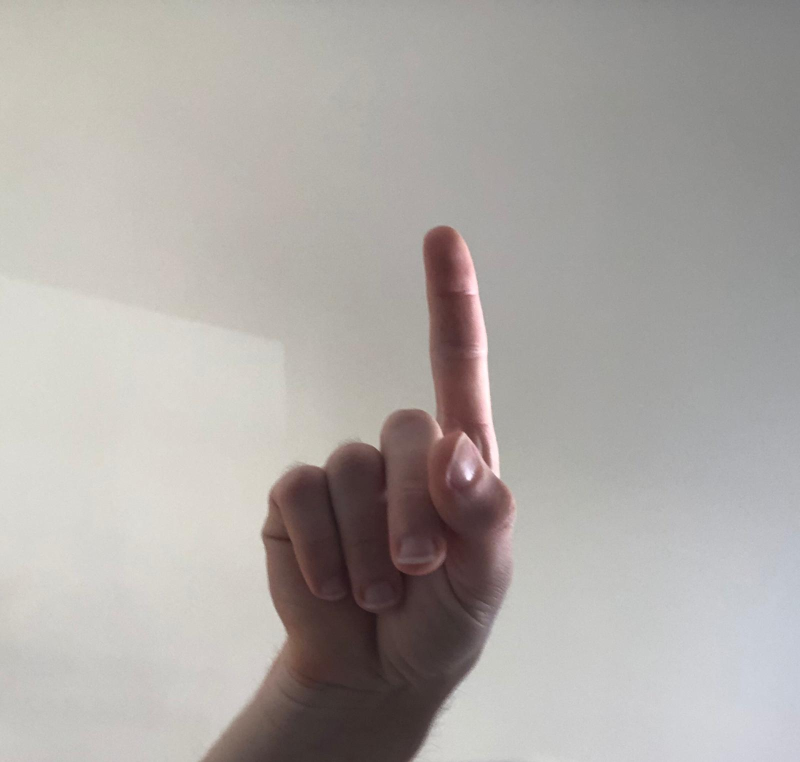
#> input picture SpongeImg/hand3.jpeg, 1600 x 1524 px, found by its file name (shown at 1/2 size)
$ python CannyEdgeDetection.py
#> lines starting #> are read from the running program, lines starting #| are printed output that depends on the picture; after the words box and inside, x2 and y2 are one past the last pixel; in counts of white or black regions, pixels touching at a corner belong together
import cv2
import numpy as np
from matplotlib import pyplot as plt

img=cv2.imread('C:\\Users\\USER\\Desktop\\AirDraw\\SpongeImg\\hand3.jpeg',0)
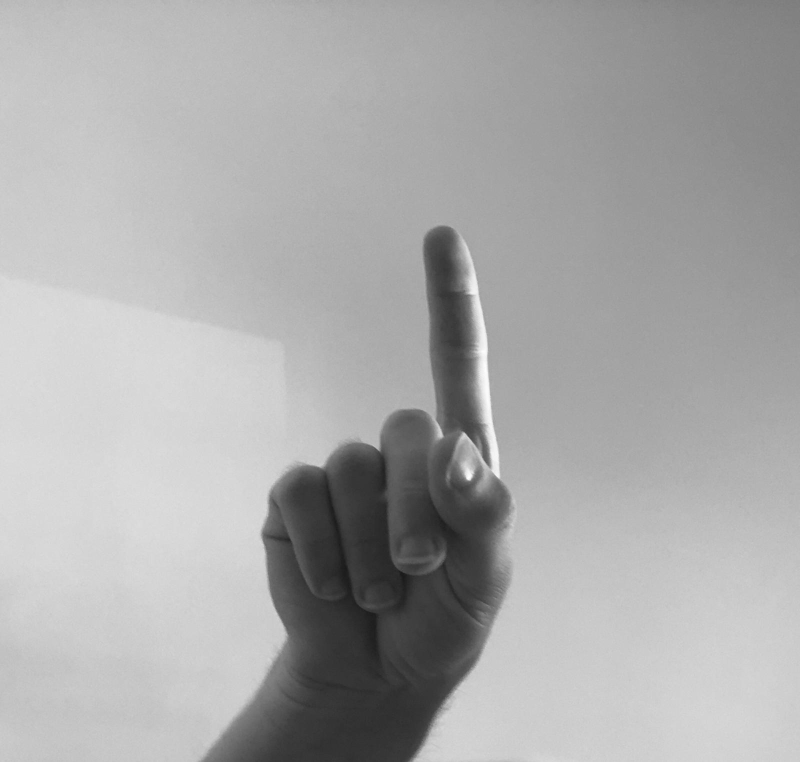
#> img: shape (1524, 1600) (shown at 1/2 size); min 24, max 254, mean 170.1
edges=cv2.Canny(img,100,100)
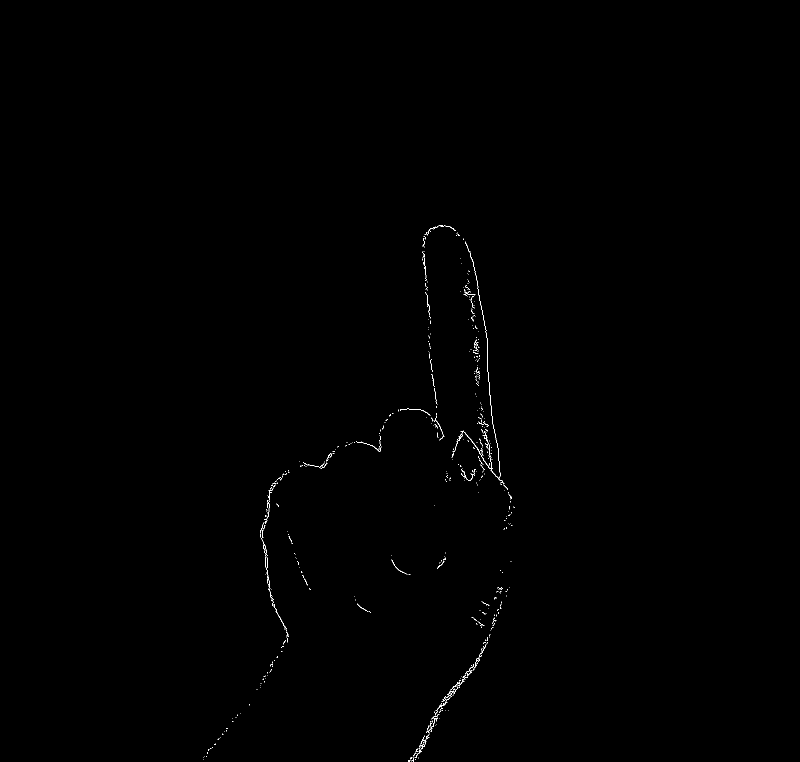
#> edges: shape (1524, 1600) (shown at 1/2 size); 0.19% white in thin lines or dots, all inside (x1, y1, x2, y2) = (406, 450, 1029, 1524)
img_resized=cv2.resize(img,(300,300))
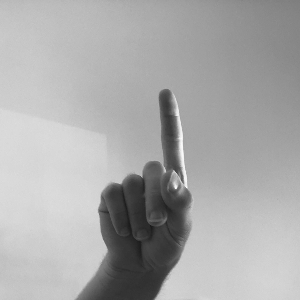
#> img_resized: shape (300, 300); min 27, max 252, mean 170


_minVal=0
_maxVal=0
windowTrack=cv2.namedWindow('tracker')

#windowTrack1=cv2.namedWindow('tracker1')

def on_trackbarMin(val):
    _minVal=val
    edges = cv2.Canny(img_resized,_minVal,_maxVal)
    cv2.imshow(windowTrack,edges)


def on_trackbarMax(val):
    _maxVal=val
    edges = cv2.Canny(img_resized,_minVal,_maxVal)
    cv2.imshow(windowTrack,edges)

cv2.createTrackbar('maxValTrack','tracker',100,1000,on_trackbarMax)
cv2.createTrackbar('minValTrack','tracker',100,1000,on_trackbarMin)


plt.subplot(121),plt.imshow(img,cmap='gray')
plt.title('originalImage'),plt.xticks([]),plt.yticks([])
plt.subplot(122),plt.imshow(edges,cmap='gray')
plt.title('EdgeImage'),plt.xticks([]),plt.yticks([])
plt.show()
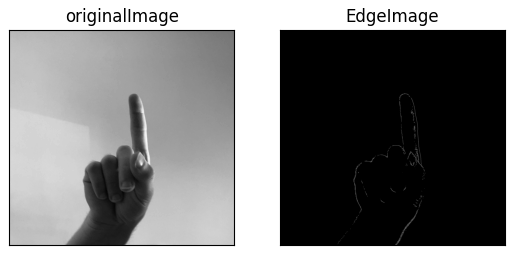
#> figure drawn by matplotlib, 2 panels

$ run again, with SpongeImg/hand2.jpeg copied over SpongeImg/hand3.jpeg
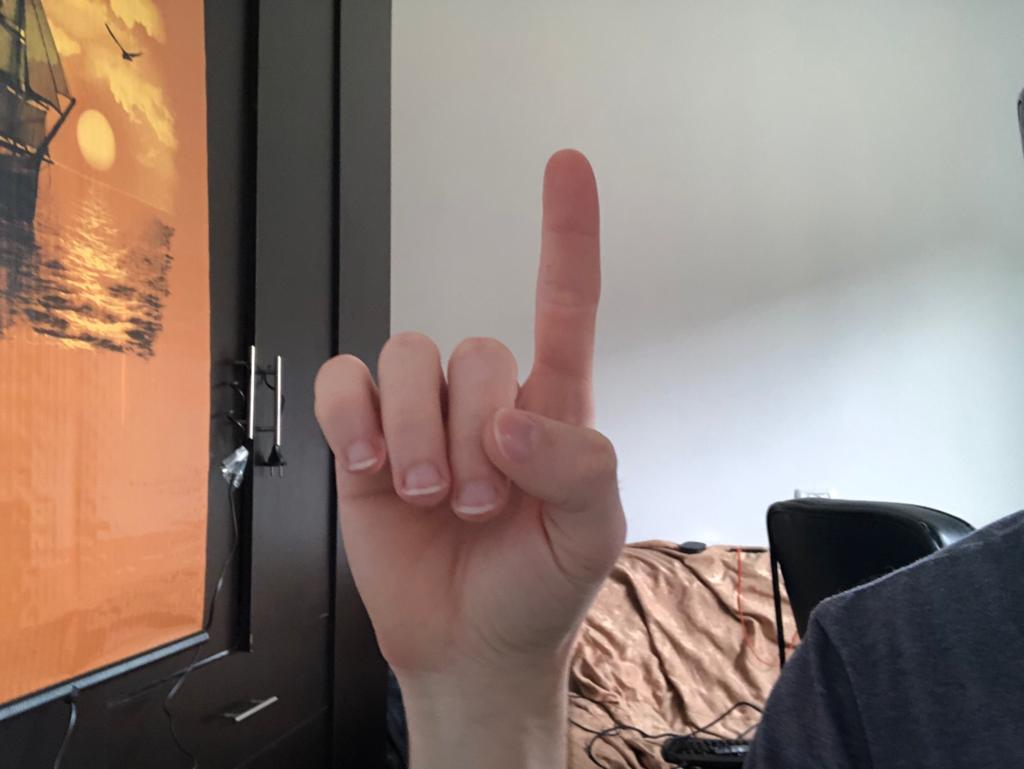
#> input picture SpongeImg/hand2.jpeg, 1024 x 769 px, found by its file name
#> `edges=cv2.Canny(img,100,100)`:
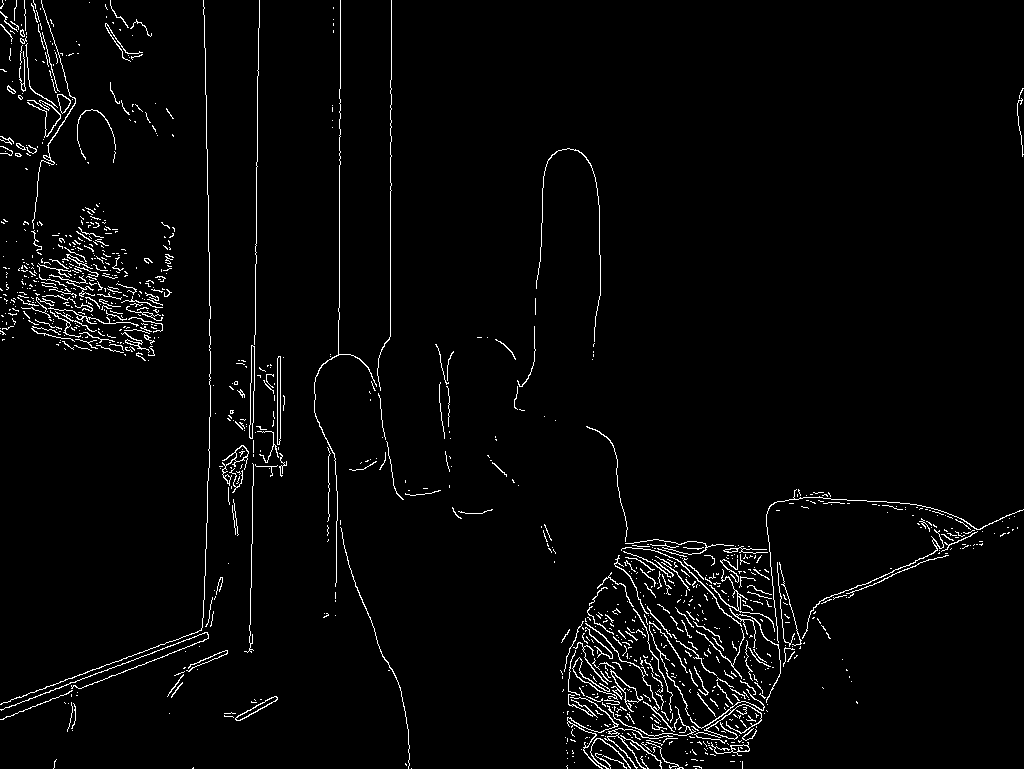
#> edges: shape (769, 1024); 2.7% white in thin lines or dots
#> `plt.show()`:
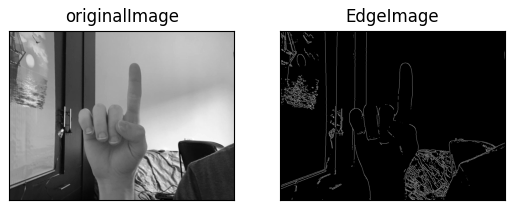
#> figure drawn by matplotlib, 2 panels
